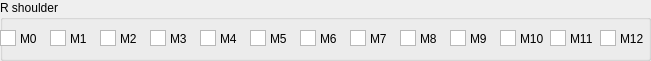
  <widget class="QGroupBox" name="shoulder_right_motors">
   <property name="geometry">
    <rect>
     <x>30</x>
     <y>650</y>
     <width>651</width>
     <height>61</height>
    </rect>
   </property>
   <property name="title">
    <string>R shoulder</string>
   </property>
   <widget class="QLabel" name="label_42">
    <property name="geometry">
     <rect>
      <x>20</x>
      <y>30</y>
      <width>21</width>
      <height>17</height>
     </rect>
    </property>
    <property name="text">
     <string>M0</string>
    </property>
   </widget>
   <widget class="QGraphicsView" name="shoulder_right_m0">
    <property name="geometry">
     <rect>
      <x>0</x>
      <y>30</y>
      <width>16</width>
      <height>16</height>
     </rect>
    </property>
   </widget>
   <widget class="QLabel" name="label_43">
    <property name="geometry">
     <rect>
      <x>70</x>
      <y>30</y>
      <width>31</width>
      <height>17</height>
     </rect>
    </property>
    <property name="text">
     <string>M1</string>
    </property>
   </widget>
   <widget class="QGraphicsView" name="shoulder_right_m1">
    <property name="geometry">
     <rect>
      <x>50</x>
      <y>30</y>
      <width>16</width>
      <height>16</height>
     </rect>
    </property>
   </widget>
   <widget class="QLabel" name="label_44">
    <property name="geometry">
     <rect>
      <x>120</x>
      <y>30</y>
      <width>21</width>
      <height>17</height>
     </rect>
    </property>
    <property name="text">
     <string>M2</string>
    </property>
   </widget>
   <widget class="QGraphicsView" name="shoulder_right_m2">
    <property name="geometry">
     <rect>
      <x>100</x>
      <y>30</y>
      <width>16</width>
      <height>16</height>
     </rect>
    </property>
   </widget>
   <widget class="QLabel" name="label_45">
    <property name="geometry">
     <rect>
      <x>170</x>
      <y>30</y>
      <width>31</width>
      <height>17</height>
     </rect>
    </property>
    <property name="text">
     <string>M3</string>
    </property>
   </widget>
   <widget class="QGraphicsView" name="shoulder_right_m3">
    <property name="geometry">
     <rect>
      <x>150</x>
      <y>30</y>
      <width>16</width>
      <height>16</height>
     </rect>
    </property>
   </widget>
   <widget class="QGraphicsView" name="shoulder_right_m11">
    <property name="geometry">
     <rect>
      <x>550</x>
      <y>30</y>
      <width>16</width>
      <height>16</height>
     </rect>
    </property>
   </widget>
   <widget class="QGraphicsView" name="shoulder_right_m10">
    <property name="geometry">
     <rect>
      <x>500</x>
      <y>30</y>
      <width>16</width>
      <height>16</height>
     </rect>
    </property>
   </widget>
   <widget class="QGraphicsView" name="shoulder_right_m12">
    <property name="geometry">
     <rect>
      <x>600</x>
      <y>30</y>
      <width>16</width>
      <height>16</height>
     </rect>
    </property>
   </widget>
   <widget class="QLabel" name="label_46">
    <property name="geometry">
     <rect>
      <x>620</x>
      <y>30</y>
      <width>31</width>
      <height>17</height>
     </rect>
    </property>
    <property name="text">
     <string>M12</string>
    </property>
   </widget>
   <widget class="QGraphicsView" name="shoulder_right_m9">
    <property name="geometry">
     <rect>
      <x>450</x>
      <y>30</y>
      <width>16</width>
      <height>16</height>
     </rect>
    </property>
   </widget>
   <widget class="QLabel" name="label_47">
    <property name="geometry">
     <rect>
      <x>470</x>
      <y>30</y>
      <width>31</width>
      <height>17</height>
     </rect>
    </property>
    <property name="text">
     <string>M9</string>
    </property>
   </widget>
   <widget class="QLabel" name="label_48">
    <property name="geometry">
     <rect>
      <x>570</x>
      <y>30</y>
      <width>31</width>
      <height>17</height>
     </rect>
    </property>
    <property name="text">
     <string>M11</string>
    </property>
   </widget>
   <widget class="QLabel" name="label_49">
    <property name="geometry">
     <rect>
      <x>520</x>
      <y>30</y>
      <width>31</width>
      <height>17</height>
     </rect>
    </property>
    <property name="text">
     <string>M10</string>
    </property>
   </widget>
   <widget class="QLabel" name="label_50">
    <property name="geometry">
     <rect>
      <x>220</x>
      <y>30</y>
      <width>31</width>
      <height>17</height>
     </rect>
    </property>
    <property name="text">
     <string>M4</string>
    </property>
   </widget>
   <widget class="QGraphicsView" name="shoulder_right_m4">
    <property name="geometry">
     <rect>
      <x>200</x>
      <y>30</y>
      <width>16</width>
      <height>16</height>
     </rect>
    </property>
   </widget>
   <widget class="QLabel" name="label_51">
    <property name="geometry">
     <rect>
      <x>320</x>
      <y>30</y>
      <width>31</width>
      <height>17</height>
     </rect>
    </property>
    <property name="text">
     <string>M6</string>
    </property>
   </widget>
   <widget class="QLabel" name="label_52">
    <property name="geometry">
     <rect>
      <x>270</x>
      <y>30</y>
      <width>31</width>
      <height>17</height>
     </rect>
    </property>
    <property name="text">
     <string>M5</string>
    </property>
   </widget>
   <widget class="QLabel" name="label_53">
    <property name="geometry">
     <rect>
      <x>420</x>
      <y>30</y>
      <width>31</width>
      <height>17</height>
     </rect>
    </property>
    <property name="text">
     <string>M8</string>
    </property>
   </widget>
   <widget class="QGraphicsView" name="shoulder_right_m6">
    <property name="geometry">
     <rect>
      <x>300</x>
      <y>30</y>
      <width>16</width>
      <height>16</height>
     </rect>
    </property>
   </widget>
   <widget class="QGraphicsView" name="shoulder_right_m8">
    <property name="geometry">
     <rect>
      <x>400</x>
      <y>30</y>
      <width>16</width>
      <height>16</height>
     </rect>
    </property>
   </widget>
   <widget class="QGraphicsView" name="shoulder_right_m7">
    <property name="geometry">
     <rect>
      <x>350</x>
      <y>30</y>
      <width>16</width>
      <height>16</height>
     </rect>
    </property>
   </widget>
   <widget class="QLabel" name="label_54">
    <property name="geometry">
     <rect>
      <x>370</x>
      <y>30</y>
      <width>31</width>
      <height>17</height>
     </rect>
    </property>
    <property name="text">
     <string>M7</string>
    </property>
   </widget>
   <widget class="QGraphicsView" name="shoulder_right_m5">
    <property name="geometry">
     <rect>
      <x>250</x>
      <y>30</y>
      <width>16</width>
      <height>16</height>
     </rect>
    </property>
   </widget>
  </widget>
